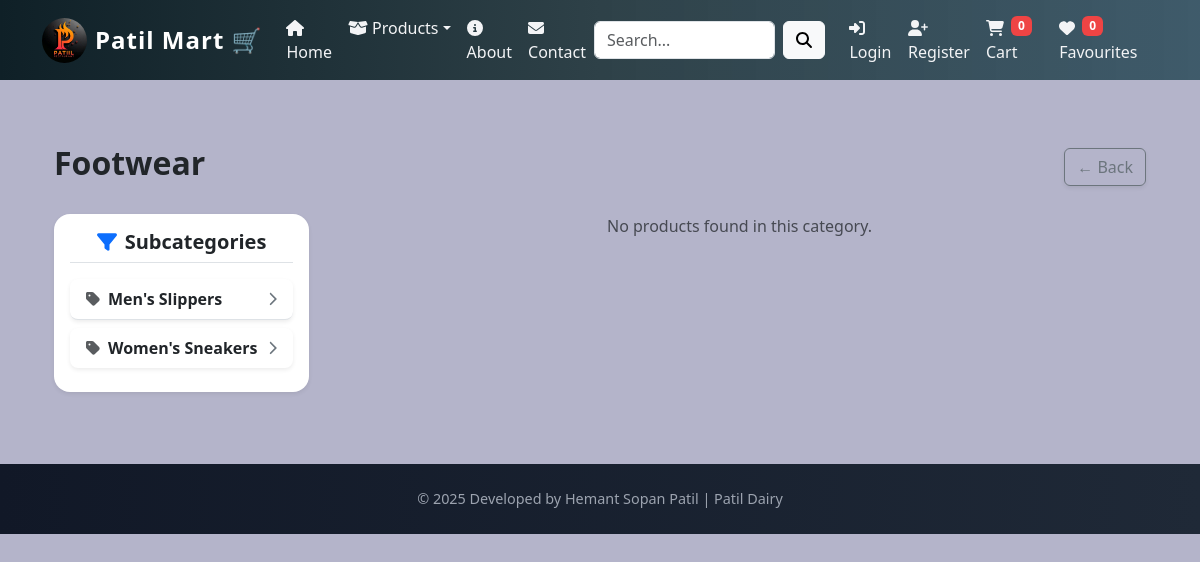
The page /category/FT on the database as committed earlier.
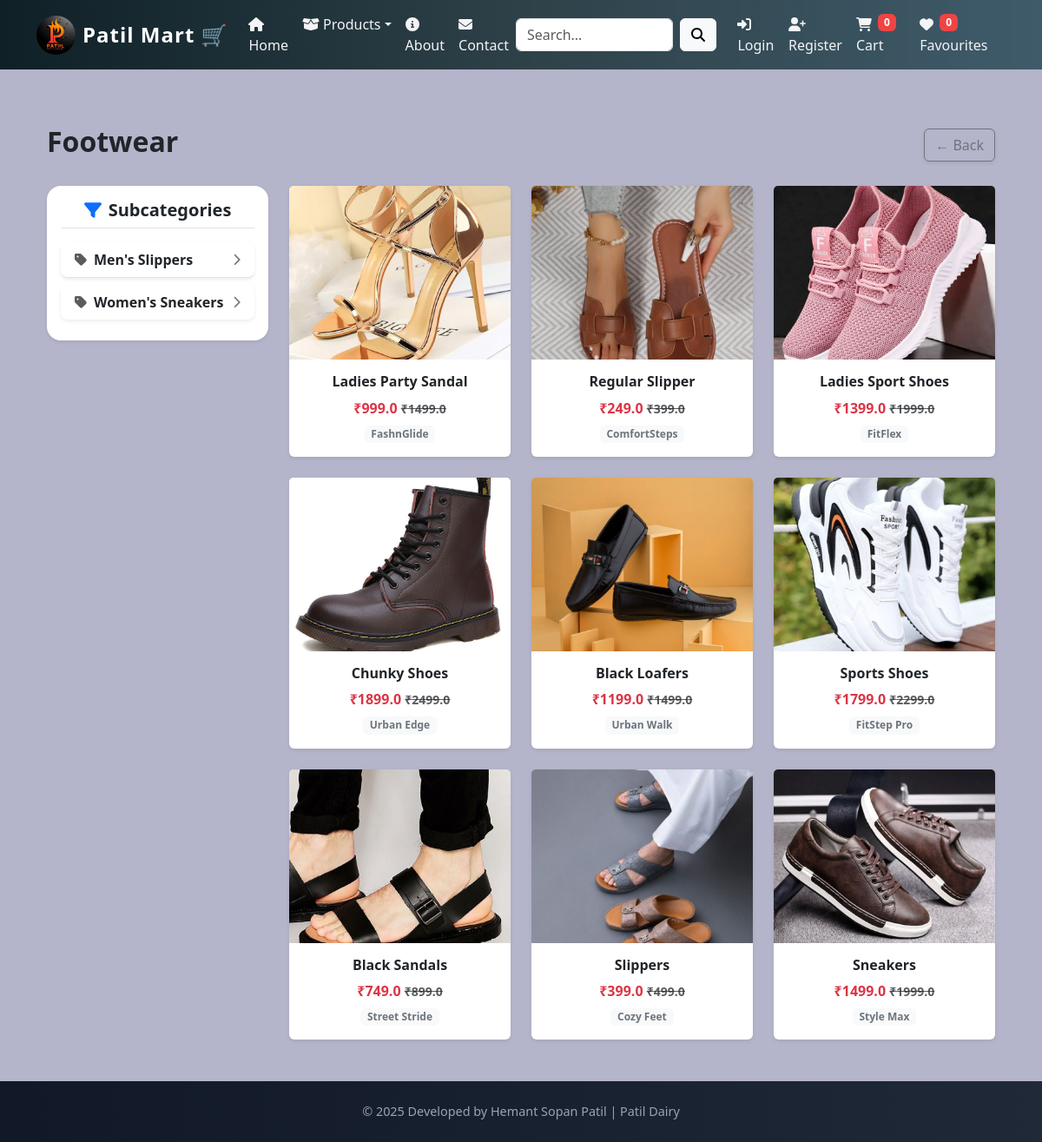
The same page on the database as committed later.
### app/models.py (models this page shows, shortened)
class product(models.Model):
    title = models.CharField(max_length=100)
    selling_price = models.FloatField()
    discounted_price = models.FloatField()
    description = models.TextField()
    composition = models.TextField(default='', blank=True)
    prodapp = models.TextField(default='', blank=True)
    main_category = models.CharField(choices=MAIN_CATEGORIES, max_length=3, default='DA')
    sub_category = models.CharField(choices=SUBCATEGORY_CHOICES, max_length=4, default='ML')
    brand = models.CharField(max_length=100, default='', blank=True)
    product_image = models.ImageField(upload_to='product')

### app/views.py (the view)
# urls.py: path('category/<slug:val>', views.CategoryView.as_view(), name="main_category"),
class CategoryView(View):
    def get(self, request, val):
        from .models import product, Cart, Wishlist
        from .models import SUBCATEGORY_CHOICES, MAIN_CATEGORIES, SUBCATEGORY_MAP
        MAIN_DICT = dict(MAIN_CATEGORIES)
        SUB_DICT = dict(SUBCATEGORY_CHOICES)
        products = product.objects.filter(sub_category=val)
        category_label = SUB_DICT.get(val)
        main_category_code = None
        if not products.exists():
            products = product.objects.filter(main_category=val)
            category_label = MAIN_DICT.get(val)
            main_category_code = val
        else:
            for key, sub_list in SUBCATEGORY_MAP.items():
                if any(code == val for code, _ in sub_list):
                    subcategories = sub_list
                    main_category_code = key
                    break
        subcategories = SUBCATEGORY_MAP.get(main_category_code, [])
        totalitem = Cart.objects.filter(user=request.user).count() if request.user.is_authenticated else 0
        wishitem = Wishlist.objects.filter(user=request.user).count() if request.user.is_authenticated else 0
        return render(request, "app/category.html", {
            "products": products,
            "category_name": category_label,
            "subcategories": subcategories,
            "main_category_code": main_category_code,
            "totalitem": totalitem,
            "wishitem": wishitem
        })

### app/templates/app/category.html (shortened to what this page needs)
{% extends 'app/base.html' %}
{% load static %}
{% block main-content %}
<div class="container my-5">
  <div class="row">
    <div class="col-12 mb-4 d-flex justify-content-between align-items-center">
      <h2 class="fw-bold text-dark">{{ category_name }}</h2>
      <a href="{% url 'category' main_category_code %}" class="btn btn-outline-secondary shadow-sm">
        ← Back
      </a>
    </div>
    <div class="col-lg-3 col-md-4 mb-4">
      <div class="bg-white shadow-sm rounded-4 p-3">
        <h5 class="text-center text-dark fw-bold border-bottom pb-2 mb-3">
          <i class="fas fa-filter me-2 text-primary"></i>Subcategories
        </h5>
        <div class="list-group list-group-flush subcategory-scroll">
          {% for code, name in subcategories %}
            <a href="{% url 'category' code %}"
               class="list-group-item list-group-item-action rounded-3 mb-2 shadow-sm d-flex align-items-center justify-content-between hover-sub">
              <span class="fw-semibold text-dark">
                <i class="fas fa-tag me-2 text-muted"></i>{{ name }}
              </span>
              <i class="fas fa-chevron-right text-secondary small"></i>
            </a>
          {% endfor %}
        </div>
      </div>
    </div>
    <div class="col-lg-9 col-md-8">
      <div class="row g-4">
        {% if products %}
          {% for prod in products %}
          <div class="col-md-6 col-lg-4">
            <a href="{% url 'product-detail' prod.id %}" class="text-decoration-none text-dark">
              <div class="card border-0 shadow-sm h-100">
                <img src="{{ prod.product_image.url }}" class="card-img-top" style="height: 200px; object-fit: cover;">
                <div class="card-body text-center">
                  <h6 class="card-title fw-semibold">{{ prod.title }}</h6>
                  <p class="text-danger mb-0 fw-bold">
                    ₹{{ prod.discounted_price }}
                    <small class="text-muted text-decoration-line-through">₹{{ prod.selling_price }}</small>
                  </p>
                  <span class="badge bg-light text-secondary mt-2">{{ prod.brand }}</span>
                </div>
              </div>
            </a>
          </div>
          {% endfor %}
        {% else %}
          <div class="col-12 text-center">
            <p class="text-muted">No products found in this category.</p>
          </div>
        {% endif %}
      </div>
    </div>
  </div>
</div>
{% endblock main-content %}

### app/templates/app/base.html (shortened to what this page needs)
<!DOCTYPE html>
{% load static %}
<html lang="en">
<head>
  <link href="https://cdn.jsdelivr.net/npm/bootstrap@5.3.3/dist/css/bootstrap.min.css" rel="stylesheet">
  <link rel="stylesheet" href="{% static 'app/css/all.min.css' %}">
  <link rel="stylesheet" href="{% static 'app/css/owl.carousel.min.css' %}">
  <link rel="stylesheet" href="{% static 'app/css/style.css' %}">
</head>
<body>
<nav class="navbar navbar-expand-lg fixed-top">
  <div class="container">
    <a class="navbar-brand d-flex align-items-center gap-2" href="/">
      <img src="{% static 'app/images/product/Patil.jpeg' %}" width="45" height="45" class="rounded-circle">
      <span class="fw-bold fs-4">Patil Mart 🛒</span>
    </a>
    <div class="collapse navbar-collapse" id="mainNavbar">
      <ul class="navbar-nav me-auto mb-2 mb-lg-0">
        <li class="nav-item"><a class="nav-link active" href="/"><i class="fas fa-home me-1"></i>Home</a></li>
        <li class="nav-item dropdown">
          <a class="nav-link dropdown-toggle" href="#" data-bs-toggle="dropdown"><i class="fas fa-box-open me-1"></i>Products</a>
        </li>
        <li class="nav-item"><a class="nav-link" href="{% url 'about' %}"><i class="fas fa-info-circle me-1"></i>About</a></li>
        <li class="nav-item"><a class="nav-link" href="{% url 'contact' %}"><i class="fas fa-envelope me-1"></i>Contact</a></li>
      </ul>
      <form class="d-flex me-3" method="get" action="{% url 'search' %}">
        <input class="form-control me-2" type="search" name="search" placeholder="Search...">
        <button class="btn btn-light" type="submit"><i class="fas fa-search"></i></button>
      </form>
      <ul class="navbar-nav mb-2 mb-lg-0 align-items-center">
        {% if request.user.is_authenticated %}
        <li class="nav-item dropdown">
          <a class="nav-link dropdown-toggle" href="#" data-bs-toggle="dropdown">
            <i class="fas fa-user-circle me-1"></i>{{ user.username }}
          </a>
          <ul class="dropdown-menu dropdown-menu-end">
            <li><a class="dropdown-item" href="{% url 'profile' %}">Profile</a></li>
            <li><a class="dropdown-item" href="{% url 'orders' %}">Orders</a></li>
            <li><a class="dropdown-item" href="{% url 'passwordchange' %}">Change Password</a></li>
            <li>
              <form method="post" action="{% url 'logout' %}">{% csrf_token %}
                <button class="dropdown-item" type="submit">Logout</button>
              </form>
            </li>
          </ul>
        </li>
        {% else %}
        <li class="nav-item"><a class="nav-link" href="{% url 'login' %}"><i class="fas fa-sign-in-alt me-1"></i>Login</a></li>
        <li class="nav-item"><a class="nav-link" href="{% url 'customerregistration' %}"><i class="fas fa-user-plus me-1"></i>Register</a></li>
        {% endif %}
        <li class="nav-item">
          <a class="nav-link" href="{% url 'showcart' %}"><i class="fas fa-shopping-cart me-1"></i><span class="badge bg-danger">{{ totalitem|default:"0" }}</span> Cart</a>
        </li>
        <li class="nav-item">
          <a class="nav-link" href="#"><i class="fas fa-heart me-1"></i><span class="badge bg-danger">{{ wishitem|default:"0" }}</span> Favourites</a>
        </li>
      </ul>
    </div>
  </div>
</nav>
<main class="pt-5 mt-5">
  <div class="container">
    {% block main-content %}{% endblock main-content %}
  </div>
</main>
<footer class="text-center">
  <div class="container">
    <p>&copy; 2025 Developed by Hemant Sopan Patil | Patil Dairy</p>
  </div>
</footer>
</body>
</html>

### app/static/app/css/style.css (style rules this page uses)
.navbar { background: linear-gradient(to right, #004d40, #00796b); }
.nav-link, .navbar-brand { color: #fff !important; }
.navbar .badge { font-size: 0.75rem; padding: 4px 7px; vertical-align: top; margin-left: 3px; }

### app/templates/app/base.html (style rules this page uses)
body { font-family: 'Segoe UI', 'Cambria', 'Calibri', sans-serif; background-color:rgb(180, 180, 202); color: #f3f4f6; }
.navbar { background: linear-gradient(to right, #0f2027,rgb(46, 65, 72),rgba(50, 81, 96, 0.9)); }
.navbar .nav-link { color: #f3f4f6 !important; transition: color 0.3s ease; }
.navbar-brand img { transition: transform 0.3s ease; }
.navbar-brand span { font-weight: 700; font-size: 1.5rem; color: #ffffff; letter-spacing: 1px; }
.badge.bg-danger { font-size: 0.75rem; background-color: #ef4444 !important; }
footer { background: linear-gradient(to right, #111827, #1f2937); color: #e5e7eb; padding: 1.5rem 0; text-align: center; }
footer p { margin: 0; font-size: 0.9rem; color: #9ca3af; }

Rows that differ between the two databases and show on the page:
added product: product_image (picture), title "Ladies Party Sandal", discounted_price "999.0", selling_price "1499.0", brand "FashnGlide"
added product: product_image (picture), title "Regular Slipper", discounted_price "249.0", selling_price "399.0", brand "ComfortSteps"
added product: product_image (picture), title "Ladies Sport Shoes", discounted_price "1399.0", selling_price "1999.0", brand "FitFlex"
added product: product_image (picture), title "Chunky Shoes", discounted_price "1899.0", selling_price "2499.0", brand "Urban Edge"
added product: product_image (picture), title "Black Loafers", discounted_price "1199.0", selling_price "1499.0", brand "Urban Walk"
added product: product_image (picture), title "Sports Shoes", discounted_price "1799.0", selling_price "2299.0", brand "FitStep Pro"
added product: product_image (picture), title "Black Sandals", discounted_price "749.0", selling_price "899.0", brand "Street Stride"
added product: product_image (picture), title "Slippers", discounted_price "399.0", selling_price "499.0", brand "Cozy Feet"
added product: product_image (picture), title "Sneakers", discounted_price "1499.0", selling_price "1999.0", brand "Style Max"
Other text that changed with them:
text no longer shown: "No products found in this category."
